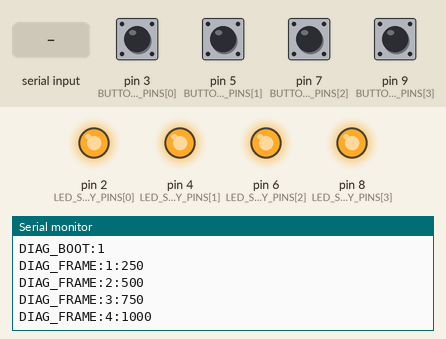
Recording of a sketch running on a simulated Arduino Uno, built with avr-gcc and run on an emulated ATmega328P. Parts: output pins drawn as LEDs (lit = HIGH), the last lines printed to the serial monitor. The inputs (shaded band) are chosen by the test bench; at power-on: pin 3 (BUTTON_INPUT_PINS[0]), pin 5 (BUTTON_INPUT_PINS[1]), pin 7 (BUTTON_INPUT_PINS[2]), pin 9 (BUTTON_INPUT_PINS[3]) HIGH.

Above: at 1.2 s.
1.3 s: pin 3 (BUTTON_INPUT_PINS[0]) pulled LOW for 0.15 s
At 1.47 s:
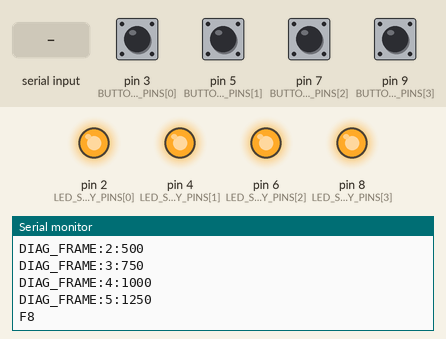
2.9 s: pin 5 (BUTTON_INPUT_PINS[1]) pulled LOW for 0.15 s
4.5 s: pin 7 (BUTTON_INPUT_PINS[2]) pulled LOW for 0.15 s
At 5.0 s:
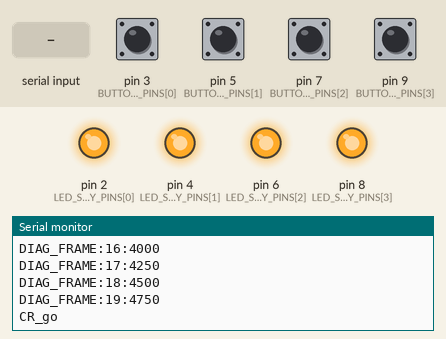
6.3 s: pin 9 (BUTTON_INPUT_PINS[3]) pulled LOW for 0.15 s
8.1 s: "AS100201_PING\n" received over Serial
At 8.23 s:
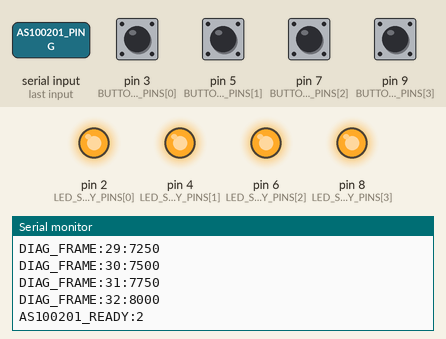
9.6 s: "DOUBLE_WAIT_MS:\n" received over Serial
At 9.73 s:
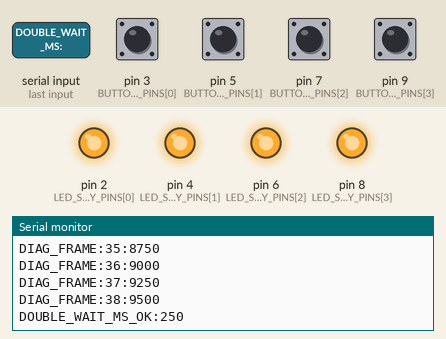

The sketch:

ArduinoSwitchAndReadyLed.ino
```cpp
// AS100-201: USB Serial対応のArduino（UNO R4 / Nano R4など）
// 各ボタン: 給電ピン → 1 kΩ → LED → 入力ピンとスイッチの接続点 → スイッチ → GND
// LEDはスイッチを押している間だけ回路で点灯し、スケッチから個別には点滅させない。
// READY LEDにも直列抵抗を入れ、各GPIOの8 mA制限を守る。
//
// 版2（2026-11-09）: PC_go / CR_go の2回押し（ダブルクリック）をここで判定する。
//   1回目を離してから待ち時間（DOUBLE_WAIT_MS、PCから変更可）以内に同じボタンを押したら2回押し。
//   - 1回押し:  離してから待ち時間が過ぎた時点で "PC_go" / "CR_go" を送る
//   - 2回押し:  2回目を押した瞬間（チャタリング確定後）に "PC_go_2" / "CR_go_2" を送る
//   - 2回押しの後に続けて押した分: "PC_go_EXTRA" / "CR_go_EXTRA"（PCはログだけ）
//   - 待ち中に別のボタンを押したら、待っている1回押しを先に送る（押した順に届く）
//   F8 / sw4 は2回押しなし。今までどおり押した瞬間に送る。
//   アプリとスケッチは一緒に更新する（確認応答 AS100201_READY:2 の版で見分ける）。
const byte READY_LED_PIN = 1;
// D1 = app_on
const byte BUTTON_COUNT = 4;
const byte LED_SUPPLY_PINS[BUTTON_COUNT] = {2, 4, 6, 8};
const byte BUTTON_INPUT_PINS[BUTTON_COUNT] = {3, 5, 7, 9};
// D2/D3=F8, D4/D5=sw4, D6/D7=CR_go, D8/D9=PC_go
const char* const BUTTON_NAMES[BUTTON_COUNT] = {"F8", "sw4", "CR_go", "PC_go"};
// 2回押しを判定するボタン（F8 / sw4 は押した瞬間に送る）
const bool DOUBLE_ENABLED[BUTTON_COUNT] = {false, false, true, true};

const unsigned long DEBOUNCE_MS = 30;
const unsigned long DOUBLE_WAIT_MIN_MS = 50;
const unsigned long DOUBLE_WAIT_MAX_MS = 1000;
unsigned long doubleWaitMs = 250;   // 起動時の値。PCが接続確認の後に送り直す。

// 2回押しの判定の状態
enum PressState : byte {
  IDLE,          // 何もしていない
  FIRST_HELD,    // 1回目を押している（まだ何も送っていない）
  WAIT_SECOND,   // 1回目を離した。待ち時間以内に押されたら2回押し
  BURST_HELD,    // 2回押し（またはその後の押下）を押している
  BURST_WAIT,    // 2回押しの後に離した。待ち時間以内の押下は EXTRA
  DONE_HELD      // 押したまま別のボタンで1回押しを送った。離したら IDLE
};

// INPUT_PULLUP: 離す=HIGH、押す=LOW。
// 生の読み値が30 ms連続して変わらなければ確定。
byte lastSample[BUTTON_COUNT] = {HIGH, HIGH, HIGH, HIGH};
byte stableState[BUTTON_COUNT] = {HIGH, HIGH, HIGH, HIGH};
unsigned long changedAt[BUTTON_COUNT] = {};
PressState pressState[BUTTON_COUNT] = {IDLE, IDLE, IDLE, IDLE};
unsigned long releasedAt[BUTTON_COUNT] = {};   // 離した時刻（生の読み値が変わった時刻）
char command[24];
byte commandLength = 0;
bool discardCommand = false;
unsigned long lastFrameAt = 0;
unsigned long frameSequence = 0;

void sendButton(byte i, const char* suffix) {
  if (!Serial) return;
  Serial.print(BUTTON_NAMES[i]);
  Serial.println(suffix);
}

// 別のボタンが押されたとき、待っている1回押しを先に送り、続けての押下の扱いを終える。
void settleOthers(byte pressed) {
  for (byte j = 0; j < BUTTON_COUNT; ++j) {
    if (j == pressed) continue;
    switch (pressState[j]) {
      case FIRST_HELD:  sendButton(j, ""); pressState[j] = DONE_HELD; break;
      case WAIT_SECOND: sendButton(j, ""); pressState[j] = IDLE; break;
      case BURST_HELD:  pressState[j] = DONE_HELD; break;
      case BURST_WAIT:  pressState[j] = IDLE; break;
      default: break;
    }
  }
}

void onPress(byte i, unsigned long pressedAt) {
  settleOthers(i);
  if (!DOUBLE_ENABLED[i]) {
    sendButton(i, "");
    return;
  }
  switch (pressState[i]) {
    case WAIT_SECOND:
      if (pressedAt - releasedAt[i] < doubleWaitMs) {
        sendButton(i, "_2");
        pressState[i] = BURST_HELD;
      } else {
        // 待ち時間を過ぎていたが、まだ1回押しを送っていなかった（ループの遅れ）。
        sendButton(i, "");
        pressState[i] = FIRST_HELD;
      }
      break;
    case BURST_WAIT:
      if (pressedAt - releasedAt[i] < doubleWaitMs) {
        sendButton(i, "_EXTRA");
        pressState[i] = BURST_HELD;
      } else {
        pressState[i] = FIRST_HELD;
      }
      break;
    default:
      pressState[i] = FIRST_HELD;
      break;
  }
}

void onRelease(byte i, unsigned long at) {
  if (!DOUBLE_ENABLED[i]) return;
  releasedAt[i] = at;
  switch (pressState[i]) {
    case FIRST_HELD: pressState[i] = WAIT_SECOND; break;
    case BURST_HELD: pressState[i] = BURST_WAIT; break;
    default:         pressState[i] = IDLE; break;
  }
}

// 離してから待ち時間が過ぎたら、1回押しを送る（続けての押下の扱いも終える）。
// 押し始め（チャタリング確定前）のときは、確定を待ってから判定する。
void checkTimeouts(unsigned long now) {
  for (byte i = 0; i < BUTTON_COUNT; ++i) {
    if (!DOUBLE_ENABLED[i] || lastSample[i] != HIGH) continue;
    if (now - releasedAt[i] < doubleWaitMs) continue;
    if (pressState[i] == WAIT_SECOND) {
      sendButton(i, "");
      pressState[i] = IDLE;
    } else if (pressState[i] == BURST_WAIT) {
      pressState[i] = IDLE;
    }
  }
}

void handleCommand(unsigned long now, unsigned long& lastReadyOn) {
  if (strcmp(command, "AS100201_PING") == 0) Serial.println("AS100201_READY:2");
  else if (strcmp(command, "READY_ON") == 0) {
    digitalWrite(READY_LED_PIN, HIGH);
    lastReadyOn = now;
  }
  else if (strcmp(command, "READY_OFF") == 0) digitalWrite(READY_LED_PIN, LOW);
  else if (strncmp(command, "DOUBLE_WAIT_MS:", 15) == 0) {
    char* end = nullptr;
    long value = strtol(command + 15, &end, 10);
    // 範囲外・数字でないときは受け付けず、今の値を返す。
    if (end != command + 15 && *end == '\0' &&
        value >= (long)DOUBLE_WAIT_MIN_MS && value <= (long)DOUBLE_WAIT_MAX_MS)
      doubleWaitMs = (unsigned long)value;
    Serial.print("DOUBLE_WAIT_MS_OK:");
    Serial.println(doubleWaitMs);
  }
}

void setup() {
  digitalWrite(READY_LED_PIN, LOW);
  pinMode(READY_LED_PIN, OUTPUT);

  for (byte i = 0; i < BUTTON_COUNT; ++i) {
    digitalWrite(LED_SUPPLY_PINS[i], HIGH);
    pinMode(LED_SUPPLY_PINS[i], OUTPUT);
    pinMode(BUTTON_INPUT_PINS[i], INPUT_PULLUP);
  }

  // C# の ArduinoConnection.cs と同じ通信速度にする。
  Serial.begin(115200);
  if (Serial) Serial.println("DIAG_BOOT:1");
}

void loop() {
  unsigned long now = millis();
  // 無操作時も250ms間隔で返信。PCは受信停止と無操作を区別できる。
  // PCへ未接続の間は送信を溜めない。
  if (Serial && now - lastFrameAt >= 250) {
    lastFrameAt = now;
    Serial.print("DIAG_FRAME:");
    Serial.print(++frameSequence);
    Serial.print(':');
    Serial.println(now);
  }
  // PC が切断・終了した後の点灯保持を避けるため、READY_ON は定期的に再送する。
  static unsigned long lastReadyOn = 0;
  if (digitalRead(READY_LED_PIN) == HIGH && now - lastReadyOn > 3000)
    digitalWrite(READY_LED_PIN, LOW);

  while (Serial.available()) {
    char c = (char)Serial.read();   //シリアル通信を読み取る cに保管
    if (discardCommand) {
      if (c == '\n') discardCommand = false;
      continue;
    }
    if (c == '\n') {
      command[commandLength] = '\0';
      handleCommand(now, lastReadyOn);
      commandLength = 0;
    } else if (c != '\r') {
      if (commandLength < sizeof(command) - 1) command[commandLength++] = c;
      else { commandLength = 0; discardCommand = true; }
    }
  }

  for (byte i = 0; i < BUTTON_COUNT; ++i) {
    // BUTTON_INPUT_PINSはINPUT_PULLUPで: 離す=HIGH、押す=LOW。
    byte sample = digitalRead(BUTTON_INPUT_PINS[i]);

    // 生の読み値が変わったら、その時刻を changedAt に記録する。
    if (sample != lastSample[i]) changedAt[i] = now;
    lastSample[i] = sample;

    // 30 ms 変わらなければ確定。押した・離した時刻は生の読み値が変わった時刻（changedAt）で数える。
    if (now - changedAt[i] >= DEBOUNCE_MS && sample != stableState[i]) {
      stableState[i] = sample;
      if (sample == LOW) onPress(i, changedAt[i]);
      else onRelease(i, changedAt[i]);
    }
  }

  checkTimeouts(now);
}
```

Measured:
- after the input at 1.3 s, the serial monitor: prints a new line at once (image 1)
- after the input at 4.5 s, the serial monitor: prints a new line after 0.40 s (image 2)
- after the input at 8.1 s, the serial monitor: prints a new line at once (image 3)
- after the input at 9.6 s, the serial monitor: prints a new line at once (image 4)
